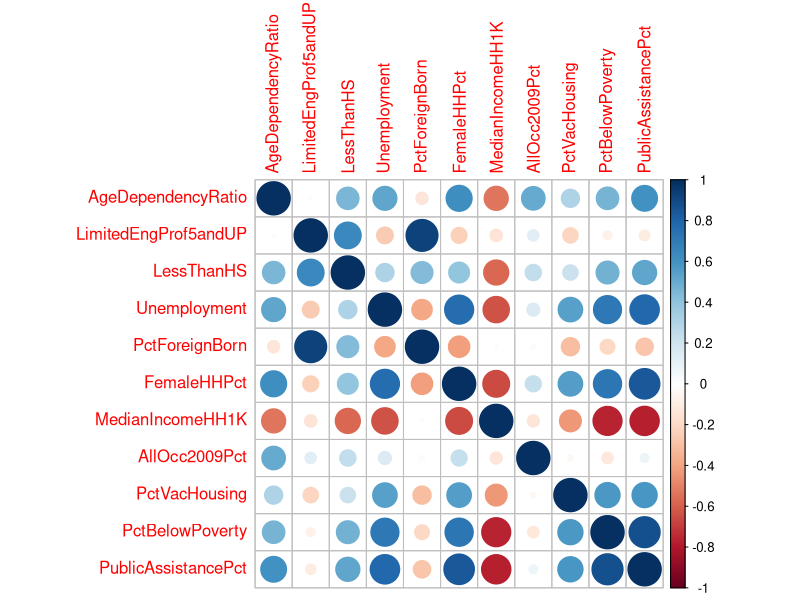
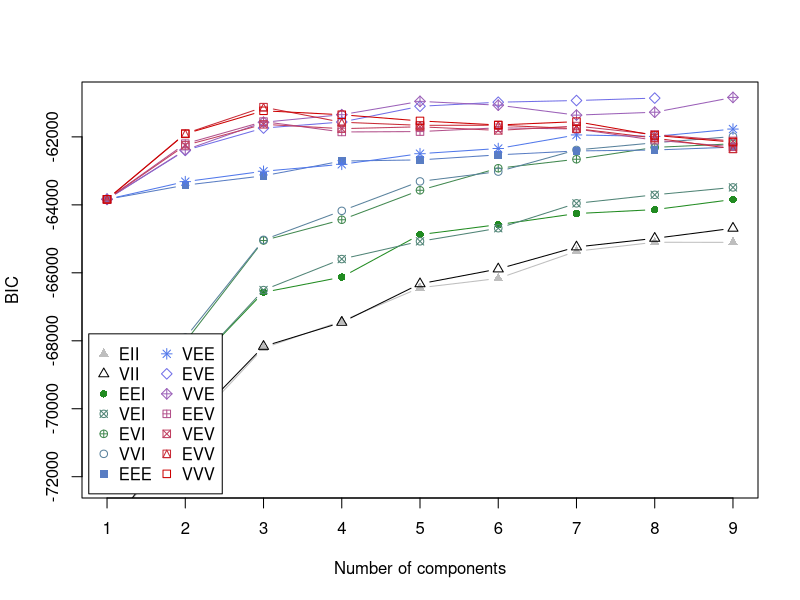
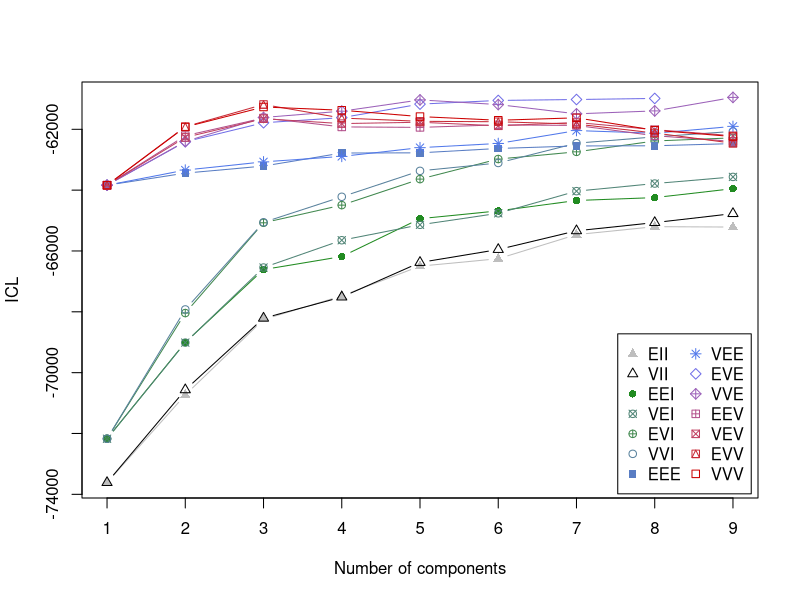
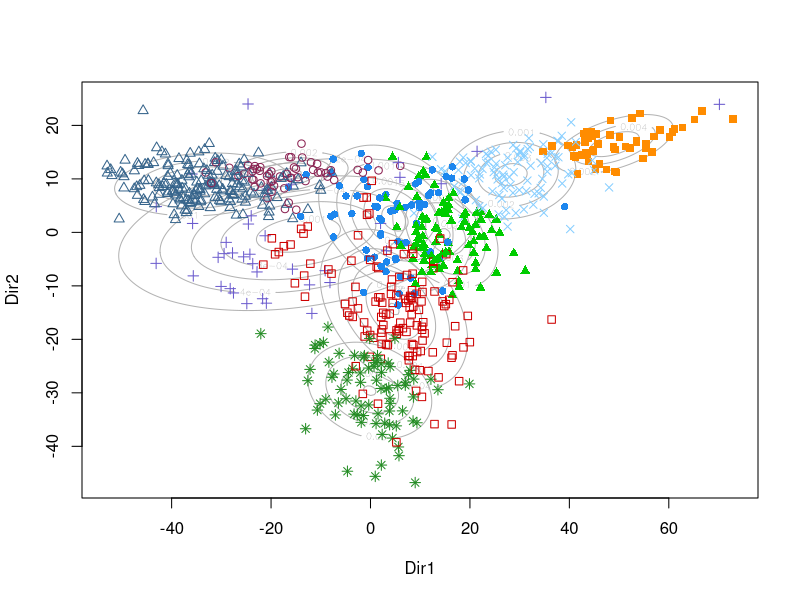
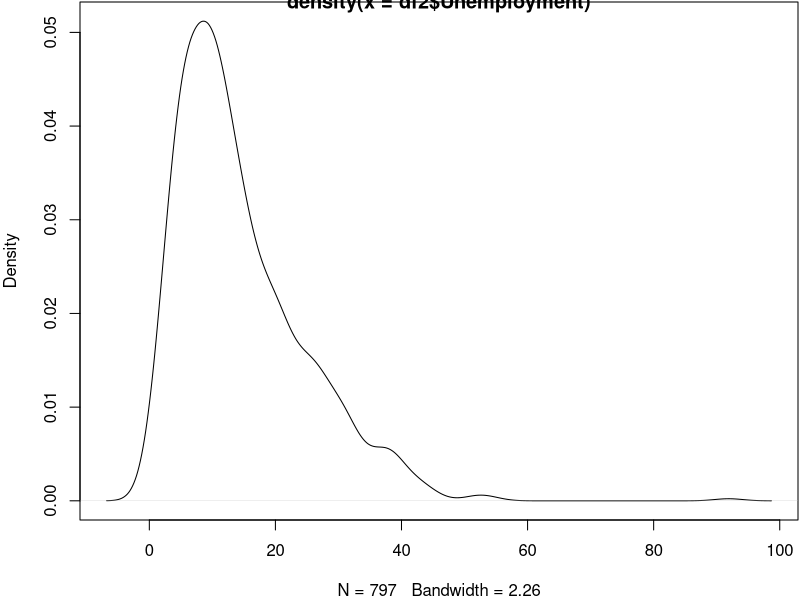
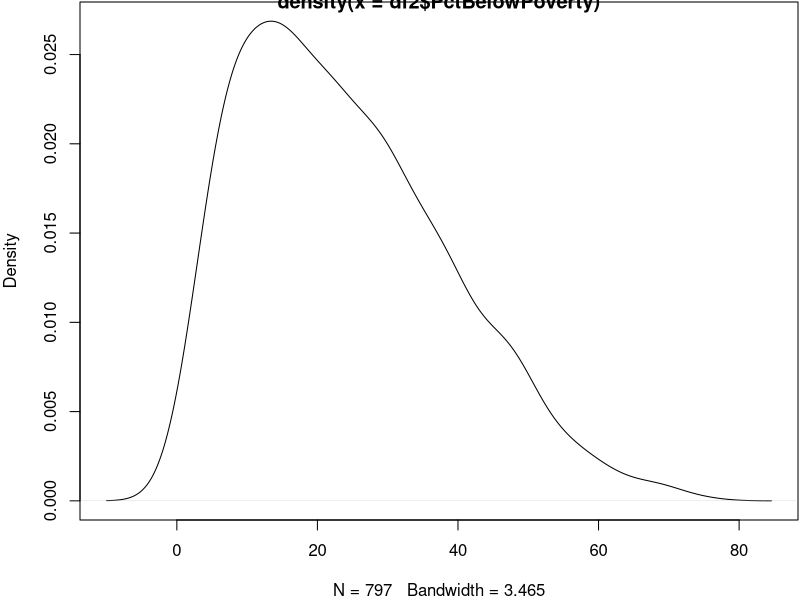
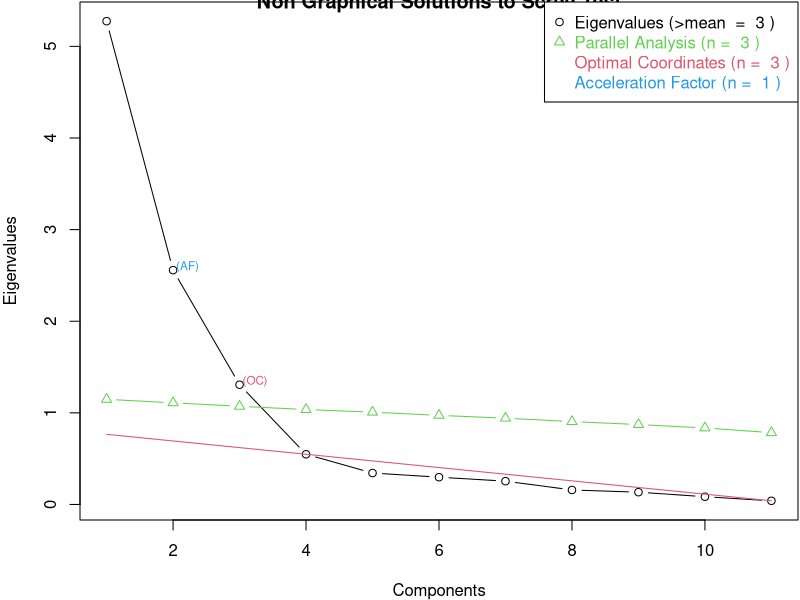
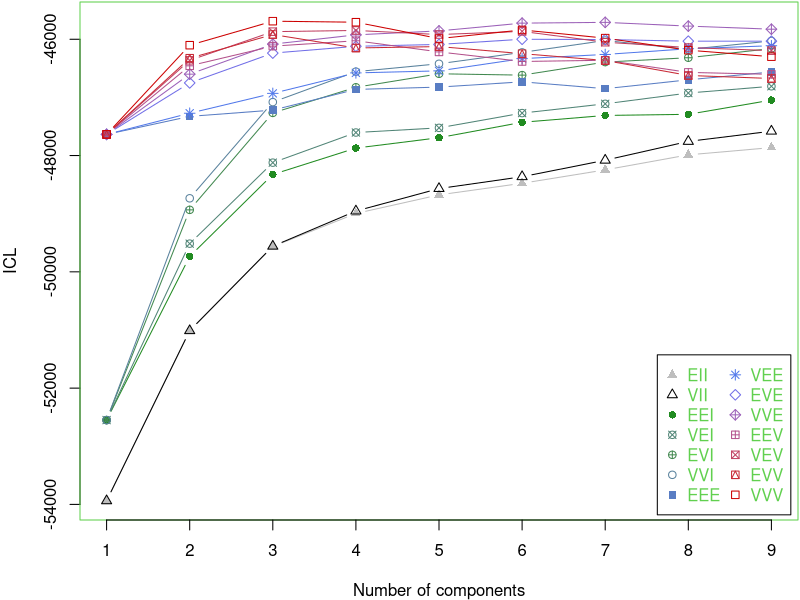

These charts were generated, in order, by the following R code:
## ---- chunk 1
library(mclust)
library(tidyverse)
library(nFactors)
## ---- chunk 2
census <- read.csv("data/Chicago Census Data by Tract_ACS 2015.csv", header = TRUE) %>% 
  select(tract, AgeDependencyRatio, LimitedEngProf5andUP, LessThanHS, Unemployment, 
         PctForeignBorn, FemaleHHPct, MedianIncomeHH, AllOcc2009Pct, PctVacHousing, 
         PctBelowPoverty, PublicAssistancePct)
## ---- chunk 3
# recode into % to scale to other variables
df <- census %>% mutate(
  PctForeignBorn = PctForeignBorn*100,
  FemaleHHPct = FemaleHHPct*100,
  # MedianIncomeHH1Kinv = (max(MedianIncomeHH, na.rm=TRUE) - MedianIncomeHH)/1000,
  # we would not use 1Kinv because of weird distribution (multi-mode)
  MedianIncomeHH1K = MedianIncomeHH/1000,
  AllOcc2009Pct = AllOcc2009Pct*100,
  PctVacHousing = PctVacHousing*100,
  PublicAssistancePct = PublicAssistancePct*100
) %>% 
  select(tract, AgeDependencyRatio, LimitedEngProf5andUP, LessThanHS, Unemployment, 
         PctForeignBorn, FemaleHHPct, MedianIncomeHH1K, AllOcc2009Pct, PctVacHousing, 
         PctBelowPoverty, PublicAssistancePct)
df2 <- df.fa <- df[complete.cases(df),]
## ---- chunk 4
summary(df2)
## ---- chunk 5
cortab <- round(Hmisc::rcorr(as.matrix(df2[,-1]))[[1]],2)
rmarkdown::paged_table(as.data.frame(cortab), options = list(rows.print = 11, cols.print = 11))
## ---- chunk 6
corrplot::corrplot(cor(df2[,-1]))
## ---- chunk 7
X <- as.matrix(df2[,-1])
mod <- Mclust(X)
## ---- chunk 8
summary(mod$BIC)
plot(mod, what = "BIC", ylim = range(mod$BIC[,-(1:2)], na.rm = TRUE),
       legendArgs = list(x = "bottomleft"))
## ---- chunk 9
ICL <- mclustICL(X)
plot(ICL)
## ---- chunk 10
# tabulate class-membership numbers
table(summary(mod)$classification)
drmod <- MclustDR(mod, lambda = 1)
plot(drmod, what = "contour")
## ---- chunk 11
# display the means per class
rmarkdown::paged_table(as.data.frame(round(mod$parameters$mean,2)), 
                       options = list(rows.print = 11, cols.print = 9))
## ---- chunk 12
par(mar = c(4, 4, .1, .1))
plot(density(df2$Unemployment))
plot(density(df2$PctBelowPoverty))
## ---- chunk 13
ev <- eigen(cor(df.fa[,-1])) # get eigenvalues
ap <- parallel(subject=nrow(df.fa[,-1]), var=ncol(df.fa[,-1]), rep=100,cent=.05)
nS <- nScree(x=ev$values, aparallel=ap$eigen$qevpea)
plotnScree(nS) 
## ---- chunk 14
fit.f <- factanal(x = df.fa[,-1], factors = 3, n.obs = 797, rotation="varimax")
print(fit.f, digits=2, cutoff=.3, sort=TRUE)
## ---- chunk 15
df.fa$concdisadv <- as.matrix(df.fa[,-1]) %*% (fit.f$loadings[,1]*(abs(fit.f$loadings[,1])>0.5))
# print out the scores
rmarkdown::paged_table(cbind(tract = df.fa[1:20,1], 
                             condisadv_fascore = df.fa[1:20,13], 
                             df.fa[1:20,2:12]), 
                       options = list(rows.print = 20, cols.print = 13))
## ---- chunk 16
# recode into % to scale to other variables
df3 <- df2 %>% 
  select(tract, AgeDependencyRatio, Unemployment, FemaleHHPct, 
         MedianIncomeHH1K, PctVacHousing, PctBelowPoverty,  
         PublicAssistancePct, LessThanHS
         )
## ---- chunk 17
X <- as.matrix(df3[,-1])
ICL <- mclustICL(X)
summary(ICL)
plot(ICL)
## ---- chunk 18
modBIC <- Mclust(X)
summary(modBIC$BIC)
plot(modBIC, what="BIC", ylim=range(modBIC$BIC[,-(1:2)], na.rm=TRUE), 
     legendArgs = list(x = "bottomright"))
## ---- chunk 19
drmod <- MclustDR(mod, lambda = 1)
plot(drmod, what = "contour")
## ---- chunk 20
mod.3 <- Mclust(X, G = 3)
drmod.3 <- MclustDR(mod.3, lambda = 1)
plot(drmod.3, what = "contour")
## ---- chunk 21
mod.3 <- Mclust(df2[,-1], G=3, modelNames = "VVV") 
summary(mod.3) 
## ---- chunk 22
sum.mod.3 <- summary(mod.3, parameters = TRUE)
rbind(Component = c("Class 1","Class 2","Class 3"),
      `Mix Probability` = paste0(round((sum.mod.3$pro)*100,1),"%"),
      round(sum.mod.3$mean,1),
      Labels = c("Affluent","Poor","Distressed")
)
## ---- chunk 23
sd.class1 <- round(sqrt(diag(sum.mod.3$variance[,,1])),1)
sd.class2 <- round(sqrt(diag(sum.mod.3$variance[,,2])),1)
sd.class3 <- round(sqrt(diag(sum.mod.3$variance[,,3])),1)
cbind(sd.class1,sd.class2,sd.class3)
## ---- chunk 24
df2$ConcDisadv_cluster <- mod.3$classification #13th in order
with(df2, table(ConcDisadv_cluster))
## ---- chunk 25
df2[,14:16] <- mod.3$z
names(df2)[14:16] <- c("ConcDisadv_prob1", 
                       "ConcDisadv_prob2", 
                       "ConcDisadv_prob3")
## ---- chunk 26
rmarkdown::paged_table(cbind(tract = df2[1:20,1], 
                             `Concentrated Disadvantage` = df2[1:20,13],
                             df2[1:20,14:16],
                             df2[1:20,2:12]),
                       options = list(rows.print = 20, cols.print = 13))
## ---- chunk 27
r_eth.df <- read.csv("data/Chicago Census Data by Tract_ACS 2015.csv", header = TRUE) %>% 
  select(tract, PctBlack,PctAsian,PctHispanicLatino,PctWhiteNonHisp)
dff <- merge(df2, r_eth.df, by="tract")
## ---- chunk 28
mclust1Dplot(dff[,"PctBlack"], parameters = mod.3$parameters, z = mod.3$z, 
             what = "classification", main = FALSE)
title("Percent Black")
mclust1Dplot(dff[,"PctAsian"], parameters = mod.3$parameters, z = mod.3$z, 
             what = "classification", main = FALSE)
title("Percent Asian")
mclust1Dplot(dff[,"PctHispanicLatino"], parameters = mod.3$parameters, z = mod.3$z, 
             what = "classification", main = FALSE)
title("Percent Hispanic Latino")
mclust1Dplot(dff[,"PctWhiteNonHisp"], parameters = mod.3$parameters, z = mod.3$z, 
             what = "classification", main = FALSE)
title("Percent White")
